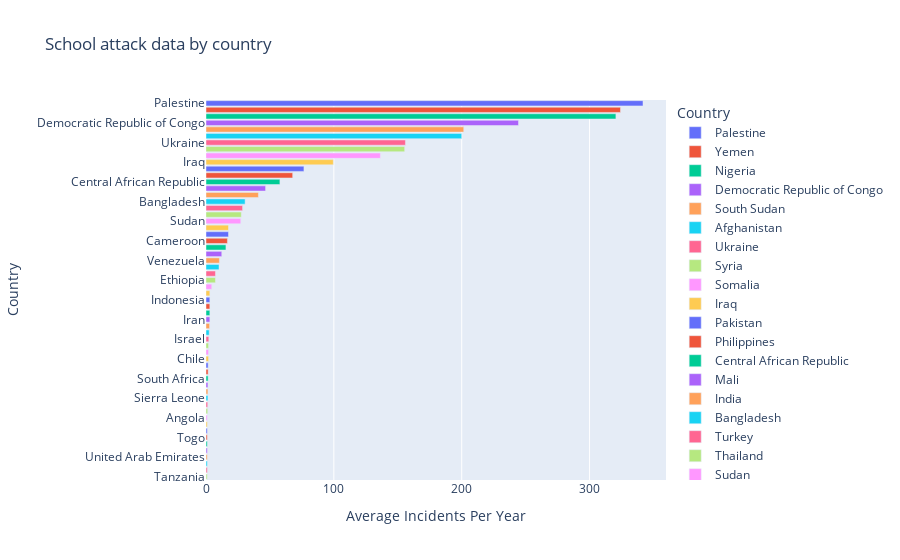

The cell this chart's notebook holds for it:
### Code cell
fig = px.bar(finaldf, x="Average Incidents Per Year", y='Country', color="Country", hover_data=['Average People Harmed Per Year'],orientation='h', title='School attack data by country')
fig.show()

### Figure 1 — Plotly figure (JSON) as saved in the notebook; plotly's stock layout.template omitted (floating-point values rounded to 4 significant figures)
{"data": [{"alignmentgroup": "True", "customdata": [[184.6]], "hovertemplate": "Country=%{y}<br>Average Incidents Per Year=%{x}<br>Average People Harmed Per Year=%{customdata[0]}<extra></extra>", "legendgroup": "Palestine", "marker": {"color": "#636efa"}, "name": "Palestine", "offsetgroup": "Palestine", "orientation": "h", "showlegend": true, "textposition": "auto", "type": "bar", "x": [341.8], "xaxis": "x", "y": ["Palestine"], "yaxis": "y"}, {"alignmentgroup": "True", "customdata": [[57.4]], "hovertemplate": "Country=%{y}<br>Average Incidents Per Year=%{x}<br>Average People Harmed Per Year=%{customdata[0]}<extra></extra>", "legendgroup": "Yemen", "marker": {"color": "#EF553B"}, "name": "Yemen", "offsetgroup": "Yemen", "orientation": "h", "showlegend": true, "textposition": "auto", "type": "bar", "x": [324.2], "xaxis": "x", "y": ["Yemen"], "yaxis": "y"}, {"alignmentgroup": "True", "customdata": [[268]], "hovertemplate": "Country=%{y}<br>Average Incidents Per Year=%{x}<br>Average People Harmed Per Year=%{customdata[0]}<extra></extra>", "legendgroup": "Nigeria", "marker": {"color": "#00cc96"}, "name": "Nigeria", "offsetgroup": "Nigeria", "orientation": "h", "showlegend": true, "textposition": "auto", "type": "bar", "x": [320.6], "xaxis": "x", "y": ["Nigeria"], "yaxis": "y"}, {"alignmentgroup": "True", "customdata": [[25.6]], "hovertemplate": "Country=%{y}<br>Average Incidents Per Year=%{x}<br>Average People Harmed Per Year=%{customdata[0]}<extra></extra>", "legendgroup": "Democratic Republic of Congo", "marker": {"color": "#ab63fa"}, "name": "Democratic Republic of Congo", "offsetgroup": "Democratic Republic of Congo", "orientation": "h", "showlegend": true, "textposition": "auto", "type": "bar", "x": [244.4], "xaxis": "x", "y": ["Democratic Republic of Congo"], "yaxis": "y"}, {"alignmentgroup": "True", "customdata": [[186.2]], "hovertemplate": "Country=%{y}<br>Average Incidents Per Year=%{x}<br>Average People Harmed Per Year=%{customdata[0]}<extra></extra>", "legendgroup": "South Sudan", "marker": {"color": "#FFA15A"}, "name": "South Sudan", "offsetgroup": "South Sudan", "orientation": "h", "showlegend": true, "textposition": "auto", "type": "bar", "x": [201.6], "xaxis": "x", "y": ["South Sudan"], "yaxis": "y"}, {"alignmentgroup": "True", "customdata": [[177.6]], "hovertemplate": "Country=%{y}<br>Average Incidents Per Year=%{x}<br>Average People Harmed Per Year=%{customdata[0]}<extra></extra>", "legendgroup": "Afghanistan", "marker": {"color": "#19d3f3"}, "name": "Afghanistan", "offsetgroup": "Afghanistan", "orientation": "h", "showlegend": true, "textposition": "auto", "type": "bar", "x": [200], "xaxis": "x", "y": ["Afghanistan"], "yaxis": "y"}, {"alignmentgroup": "True", "customdata": [[4]], "hovertemplate": "Country=%{y}<br>Average Incidents Per Year=%{x}<br>Average People Harmed Per Year=%{customdata[0]}<extra></extra>", "legendgroup": "Ukraine", "marker": {"color": "#FF6692"}, "name": "Ukraine", "offsetgroup": "Ukraine", "orientation": "h", "showlegend": true, "textposition": "auto", "type": "bar", "x": [156], "xaxis": "x", "y": ["Ukraine"], "yaxis": "y"}, {"alignmentgroup": "True", "customdata": [[348.8]], "hovertemplate": "Country=%{y}<br>Average Incidents Per Year=%{x}<br>Average People Harmed Per Year=%{customdata[0]}<extra></extra>", "legendgroup": "Syria", "marker": {"color": "#B6E880"}, "name": "Syria", "offsetgroup": "Syria", "orientation": "h", "showlegend": true, "textposition": "auto", "type": "bar", "x": [155.4], "xaxis": "x", "y": ["Syria"], "yaxis": "y"}, {"alignmentgroup": "True", "customdata": [[115.8]], "hovertemplate": "Country=%{y}<br>Average Incidents Per Year=%{x}<br>Average People Harmed Per Year=%{customdata[0]}<extra></extra>", "legendgroup": "Somalia", "marker": {"color": "#FF97FF"}, "name": "Somalia", "offsetgroup": "Somalia", "orientation": "h", "showlegend": true, "textposition": "auto", "type": "bar", "x": [136.4], "xaxis": "x", "y": ["Somalia"], "yaxis": "y"}, {"alignmentgroup": "True", "customdata": [[132.6]], "hovertemplate": "Country=%{y}<br>Average Incidents Per Year=%{x}<br>Average People Harmed Per Year=%{customdata[0]}<extra></extra>", "legendgroup": "Iraq", "marker": {"color": "#FECB52"}, "name": "Iraq", "offsetgroup": "Iraq", "orientation": "h", "showlegend": true, "textposition": "auto", "type": "bar", "x": [99.6], "xaxis": "x", "y": ["Iraq"], "yaxis": "y"}, {"alignmentgroup": "True", "customdata": [[116.2]], "hovertemplate": "Country=%{y}<br>Average Incidents Per Year=%{x}<br>Average People Harmed Per Year=%{customdata[0]}<extra></extra>", "legendgroup": "Pakistan", "marker": {"color": "#636efa"}, "name": "Pakistan", "offsetgroup": "Pakistan", "orientation": "h", "showlegend": true, "textposition": "auto", "type": "bar", "x": [76.6], "xaxis": "x", "y": ["Pakistan"], "yaxis": "y"}, {"alignmentgroup": "True", "customdata": [[287.8]], "hovertemplate": "Country=%{y}<br>Average Incidents Per Year=%{x}<br>Average People Harmed Per Year=%{customdata[0]}<extra></extra>", "legendgroup": "Philippines", "marker": {"color": "#EF553B"}, "name": "Philippines", "offsetgroup": "Philippines", "orientation": "h", "showlegend": true, "textposition": "auto", "type": "bar", "x": [67.8], "xaxis": "x", "y": ["Philippines"], "yaxis": "y"}, {"alignmentgroup": "True", "customdata": [[25.25]], "hovertemplate": "Country=%{y}<br>Average Incidents Per Year=%{x}<br>Average People Harmed Per Year=%{customdata[0]}<extra></extra>", "legendgroup": "Central African Republic", "marker": {"color": "#00cc96"}, "name": "Central African Republic", "offsetgroup": "Central African Republic", "orientation": "h", "showlegend": true, "textposition": "auto", "type": "bar", "x": [57.8], "xaxis": "x", "y": ["Central African Republic"], "yaxis": "y"}, {"alignmentgroup": "True", "customdata": [[38.5]], "hovertemplate": "Country=%{y}<br>Average Incidents Per Year=%{x}<br>Average People Harmed Per Year=%{customdata[0]}<extra></extra>", "legendgroup": "Mali", "marker": {"color": "#ab63fa"}, "name": "Mali", "offsetgroup": "Mali", "orientation": "h", "showlegend": true, "textposition": "auto", "type": "bar", "x": [46.6], "xaxis": "x", "y": ["Mali"], "yaxis": "y"}, {"alignmentgroup": "True", "customdata": [[156.2]], "hovertemplate": "Country=%{y}<br>Average Incidents Per Year=%{x}<br>Average People Harmed Per Year=%{customdata[0]}<extra></extra>", "legendgroup": "India", "marker": {"color": "#FFA15A"}, "name": "India", "offsetgroup": "India", "orientation": "h", "showlegend": true, "textposition": "auto", "type": "bar", "x": [41], "xaxis": "x", "y": ["India"], "yaxis": "y"}, {"alignmentgroup": "True", "customdata": [[12]], "hovertemplate": "Country=%{y}<br>Average Incidents Per Year=%{x}<br>Average People Harmed Per Year=%{customdata[0]}<extra></extra>", "legendgroup": "Bangladesh", "marker": {"color": "#19d3f3"}, "name": "Bangladesh", "offsetgroup": "Bangladesh", "orientation": "h", "showlegend": true, "textposition": "auto", "type": "bar", "x": [30.6], "xaxis": "x", "y": ["Bangladesh"], "yaxis": "y"}, {"alignmentgroup": "True", "customdata": [[308.2]], "hovertemplate": "Country=%{y}<br>Average Incidents Per Year=%{x}<br>Average People Harmed Per Year=%{customdata[0]}<extra></extra>", "legendgroup": "Turkey", "marker": {"color": "#FF6692"}, "name": "Turkey", "offsetgroup": "Turkey", "orientation": "h", "showlegend": true, "textposition": "auto", "type": "bar", "x": [28.6], "xaxis": "x", "y": ["Turkey"], "yaxis": "y"}, {"alignmentgroup": "True", "customdata": [[46.8]], "hovertemplate": "Country=%{y}<br>Average Incidents Per Year=%{x}<br>Average People Harmed Per Year=%{customdata[0]}<extra></extra>", "legendgroup": "Thailand", "marker": {"color": "#B6E880"}, "name": "Thailand", "offsetgroup": "Thailand", "orientation": "h", "showlegend": true, "textposition": "auto", "type": "bar", "x": [27.6], "xaxis": "x", "y": ["Thailand"], "yaxis": "y"}, {"alignmentgroup": "True", "customdata": [[140.2]], "hovertemplate": "Country=%{y}<br>Average Incidents Per Year=%{x}<br>Average People Harmed Per Year=%{customdata[0]}<extra></extra>", "legendgroup": "Sudan", "marker": {"color": "#FF97FF"}, "name": "Sudan", "offsetgroup": "Sudan", "orientation": "h", "showlegend": true, "textposition": "auto", "type": "bar", "x": [27.2], "xaxis": "x", "y": ["Sudan"], "yaxis": "y"}, {"alignmentgroup": "True", "customdata": [[10]], "hovertemplate": "Country=%{y}<br>Average Incidents Per Year=%{x}<br>Average People Harmed Per Year=%{customdata[0]}<extra></extra>", "legendgroup": "Libya", "marker": {"color": "#FECB52"}, "name": "Libya", "offsetgroup": "Libya", "orientation": "h", "showlegend": true, "textposition": "auto", "type": "bar", "x": [17.6], "xaxis": "x", "y": ["Libya"], "yaxis": "y"}, {"alignmentgroup": "True", "customdata": [[39.4]], "hovertemplate": "Country=%{y}<br>Average Incidents Per Year=%{x}<br>Average People Harmed Per Year=%{customdata[0]}<extra></extra>", "legendgroup": "Colombia", "marker": {"color": "#636efa"}, "name": "Colombia", "offsetgroup": "Colombia", "orientation": "h", "showlegend": true, "textposition": "auto", "type": "bar", "x": [17.6], "xaxis": "x", "y": ["Colombia"], "yaxis": "y"}, {"alignmentgroup": "True", "customdata": [[26.75]], "hovertemplate": "Country=%{y}<br>Average Incidents Per Year=%{x}<br>Average People Harmed Per Year=%{customdata[0]}<extra></extra>", "legendgroup": "Cameroon", "marker": {"color": "#EF553B"}, "name": "Cameroon", "offsetgroup": "Cameroon", "orientation": "h", "showlegend": true, "textposition": "auto", "type": "bar", "x": [16.75], "xaxis": "x", "y": ["Cameroon"], "yaxis": "y"}, {"alignmentgroup": "True", "customdata": [[254.8]], "hovertemplate": "Country=%{y}<br>Average Incidents Per Year=%{x}<br>Average People Harmed Per Year=%{customdata[0]}<extra></extra>", "legendgroup": "Egypt", "marker": {"color": "#00cc96"}, "name": "Egypt", "offsetgroup": "Egypt", "orientation": "h", "showlegend": true, "textposition": "auto", "type": "bar", "x": [15.6], "xaxis": "x", "y": ["Egypt"], "yaxis": "y"}, {"alignmentgroup": "True", "customdata": [[60.67]], "hovertemplate": "Country=%{y}<br>Average Incidents Per Year=%{x}<br>Average People Harmed Per Year=%{customdata[0]}<extra></extra>", "legendgroup": "Burundi", "marker": {"color": "#ab63fa"}, "name": "Burundi", "offsetgroup": "Burundi", "orientation": "h", "showlegend": true, "textposition": "auto", "type": "bar", "x": [12.33], "xaxis": "x", "y": ["Burundi"], "yaxis": "y"}, {"alignmentgroup": "True", "customdata": [[165.2]], "hovertemplate": "Country=%{y}<br>Average Incidents Per Year=%{x}<br>Average People Harmed Per Year=%{customdata[0]}<extra></extra>", "legendgroup": "Venezuela", "marker": {"color": "#FFA15A"}, "name": "Venezuela", "offsetgroup": "Venezuela", "orientation": "h", "showlegend": true, "textposition": "auto", "type": "bar", "x": [10.5], "xaxis": "x", "y": ["Venezuela"], "yaxis": "y"}, {"alignmentgroup": "True", "customdata": [[43.75]], "hovertemplate": "Country=%{y}<br>Average Incidents Per Year=%{x}<br>Average People Harmed Per Year=%{customdata[0]}<extra></extra>", "legendgroup": "Myanmar", "marker": {"color": "#19d3f3"}, "name": "Myanmar", "offsetgroup": "Myanmar", "orientation": "h", "showlegend": true, "textposition": "auto", "type": "bar", "x": [10.2], "xaxis": "x", "y": ["Myanmar"], "yaxis": "y"}, {"alignmentgroup": "True", "customdata": [[91.6]], "hovertemplate": "Country=%{y}<br>Average Incidents Per Year=%{x}<br>Average People Harmed Per Year=%{customdata[0]}<extra></extra>", "legendgroup": "Kenya", "marker": {"color": "#FF6692"}, "name": "Kenya", "offsetgroup": "Kenya", "orientation": "h", "showlegend": true, "textposition": "auto", "type": "bar", "x": [7.4], "xaxis": "x", "y": ["Kenya"], "yaxis": "y"}, {"alignmentgroup": "True", "customdata": [[48]], "hovertemplate": "Country=%{y}<br>Average Incidents Per Year=%{x}<br>Average People Harmed Per Year=%{customdata[0]}<extra></extra>", "legendgroup": "Ethiopia", "marker": {"color": "#B6E880"}, "name": "Ethiopia", "offsetgroup": "Ethiopia", "orientation": "h", "showlegend": true, "textposition": "auto", "type": "bar", "x": [7.4], "xaxis": "x", "y": ["Ethiopia"], "yaxis": "y"}, {"alignmentgroup": "True", "customdata": [[5.75]], "hovertemplate": "Country=%{y}<br>Average Incidents Per Year=%{x}<br>Average People Harmed Per Year=%{customdata[0]}<extra></extra>", "legendgroup": "Russia", "marker": {"color": "#FF97FF"}, "name": "Russia", "offsetgroup": "Russia", "orientation": "h", "showlegend": true, "textposition": "auto", "type": "bar", "x": [4.5], "xaxis": "x", "y": ["Russia"], "yaxis": "y"}, {"alignmentgroup": "True", "customdata": [[17.33]], "hovertemplate": "Country=%{y}<br>Average Incidents Per Year=%{x}<br>Average People Harmed Per Year=%{customdata[0]}<extra></extra>", "legendgroup": "Zimbabwe", "marker": {"color": "#FECB52"}, "name": "Zimbabwe", "offsetgroup": "Zimbabwe", "orientation": "h", "showlegend": true, "textposition": "auto", "type": "bar", "x": [3], "xaxis": "x", "y": ["Zimbabwe"], "yaxis": "y"}, {"alignmentgroup": "True", "customdata": [[7.75]], "hovertemplate": "Country=%{y}<br>Average Incidents Per Year=%{x}<br>Average People Harmed Per Year=%{customdata[0]}<extra></extra>", "legendgroup": "Indonesia", "marker": {"color": "#636efa"}, "name": "Indonesia", "offsetgroup": "Indonesia", "orientation": "h", "showlegend": true, "textposition": "auto", "type": "bar", "x": [3], "xaxis": "x", "y": ["Indonesia"], "yaxis": "y"}, {"alignmentgroup": "True", "customdata": [[3]], "hovertemplate": "Country=%{y}<br>Average Incidents Per Year=%{x}<br>Average People Harmed Per Year=%{customdata[0]}<extra></extra>", "legendgroup": "Sweden", "marker": {"color": "#EF553B"}, "name": "Sweden", "offsetgroup": "Sweden", "orientation": "h", "showlegend": true, "textposition": "auto", "type": "bar", "x": [3], "xaxis": "x", "y": ["Sweden"], "yaxis": "y"}, {"alignmentgroup": "True", "customdata": [[2]], "hovertemplate": "Country=%{y}<br>Average Incidents Per Year=%{x}<br>Average People Harmed Per Year=%{customdata[0]}<extra></extra>", "legendgroup": "Niger", "marker": {"color": "#00cc96"}, "name": "Niger", "offsetgroup": "Niger", "orientation": "h", "showlegend": true, "textposition": "auto", "type": "bar", "x": [3], "xaxis": "x", "y": ["Niger"], "yaxis": "y"}, {"alignmentgroup": "True", "customdata": [[46.67]], "hovertemplate": "Country=%{y}<br>Average Incidents Per Year=%{x}<br>Average People Harmed Per Year=%{customdata[0]}<extra></extra>", "legendgroup": "Iran", "marker": {"color": "#ab63fa"}, "name": "Iran", "offsetgroup": "Iran", "orientation": "h", "showlegend": true, "textposition": "auto", "type": "bar", "x": [3], "xaxis": "x", "y": ["Iran"], "yaxis": "y"}, {"alignmentgroup": "True", "customdata": [[5]], "hovertemplate": "Country=%{y}<br>Average Incidents Per Year=%{x}<br>Average People Harmed Per Year=%{customdata[0]}<extra></extra>", "legendgroup": "Lebanon", "marker": {"color": "#FFA15A"}, "name": "Lebanon", "offsetgroup": "Lebanon", "orientation": "h", "showlegend": true, "textposition": "auto", "type": "bar", "x": [2.8], "xaxis": "x", "y": ["Lebanon"], "yaxis": "y"}, {"alignmentgroup": "True", "customdata": [[11.5]], "hovertemplate": "Country=%{y}<br>Average Incidents Per Year=%{x}<br>Average People Harmed Per Year=%{customdata[0]}<extra></extra>", "legendgroup": "Sri Lanka", "marker": {"color": "#19d3f3"}, "name": "Sri Lanka", "offsetgroup": "Sri Lanka", "orientation": "h", "showlegend": true, "textposition": "auto", "type": "bar", "x": [2.5], "xaxis": "x", "y": ["Sri Lanka"], "yaxis": "y"}, {"alignmentgroup": "True", "customdata": [[1]], "hovertemplate": "Country=%{y}<br>Average Incidents Per Year=%{x}<br>Average People Harmed Per Year=%{customdata[0]}<extra></extra>", "legendgroup": "Israel", "marker": {"color": "#FF6692"}, "name": "Israel", "offsetgroup": "Israel", "orientation": "h", "showlegend": true, "textposition": "auto", "type": "bar", "x": [2.2], "xaxis": "x", "y": ["Israel"], "yaxis": "y"}, {"alignmentgroup": "True", "customdata": [[27]], "hovertemplate": "Country=%{y}<br>Average Incidents Per Year=%{x}<br>Average People Harmed Per Year=%{customdata[0]}<extra></extra>", "legendgroup": "Malawi", "marker": {"color": "#B6E880"}, "name": "Malawi", "offsetgroup": "Malawi", "orientation": "h", "showlegend": true, "textposition": "auto", "type": "bar", "x": [2], "xaxis": "x", "y": ["Malawi"], "yaxis": "y"}, {"alignmentgroup": "True", "customdata": [[10]], "hovertemplate": "Country=%{y}<br>Average Incidents Per Year=%{x}<br>Average People Harmed Per Year=%{customdata[0]}<extra></extra>", "legendgroup": "Chad", "marker": {"color": "#FF97FF"}, "name": "Chad", "offsetgroup": "Chad", "orientation": "h", "showlegend": true, "textposition": "auto", "type": "bar", "x": [2], "xaxis": "x", "y": ["Chad"], "yaxis": "y"}, {"alignmentgroup": "True", "customdata": [[43.5]], "hovertemplate": "Country=%{y}<br>Average Incidents Per Year=%{x}<br>Average People Harmed Per Year=%{customdata[0]}<extra></extra>", "legendgroup": "Chile", "marker": {"color": "#FECB52"}, "name": "Chile", "offsetgroup": "Chile", "orientation": "h", "showlegend": true, "textposition": "auto", "type": "bar", "x": [2], "xaxis": "x", "y": ["Chile"], "yaxis": "y"}, {"alignmentgroup": "True", "customdata": [[3.667]], "hovertemplate": "Country=%{y}<br>Average Incidents Per Year=%{x}<br>Average People Harmed Per Year=%{customdata[0]}<extra></extra>", "legendgroup": "China", "marker": {"color": "#636efa"}, "name": "China", "offsetgroup": "China", "orientation": "h", "showlegend": true, "textposition": "auto", "type": "bar", "x": [1.667], "xaxis": "x", "y": ["China"], "yaxis": "y"}, {"alignmentgroup": "True", "customdata": [[1.333]], "hovertemplate": "Country=%{y}<br>Average Incidents Per Year=%{x}<br>Average People Harmed Per Year=%{customdata[0]}<extra></extra>", "legendgroup": "Bahrain", "marker": {"color": "#EF553B"}, "name": "Bahrain", "offsetgroup": "Bahrain", "orientation": "h", "showlegend": true, "textposition": "auto", "type": "bar", "x": [1.667], "xaxis": "x", "y": ["Bahrain"], "yaxis": "y"}, {"alignmentgroup": "True", "customdata": [[2.5]], "hovertemplate": "Country=%{y}<br>Average Incidents Per Year=%{x}<br>Average People Harmed Per Year=%{customdata[0]}<extra></extra>", "legendgroup": "South Africa", "marker": {"color": "#00cc96"}, "name": "South Africa", "offsetgroup": "South Africa", "orientation": "h", "showlegend": true, "textposition": "auto", "type": "bar", "x": [1.667], "xaxis": "x", "y": ["South Africa"], "yaxis": "y"}, {"alignmentgroup": "True", "customdata": [[2]], "hovertemplate": "Country=%{y}<br>Average Incidents Per Year=%{x}<br>Average People Harmed Per Year=%{customdata[0]}<extra></extra>", "legendgroup": "Vietnam", "marker": {"color": "#ab63fa"}, "name": "Vietnam", "offsetgroup": "Vietnam", "orientation": "h", "showlegend": true, "textposition": "auto", "type": "bar", "x": [1.5], "xaxis": "x", "y": ["Vietnam"], "yaxis": "y"}, {"alignmentgroup": "True", "customdata": [[13]], "hovertemplate": "Country=%{y}<br>Average Incidents Per Year=%{x}<br>Average People Harmed Per Year=%{customdata[0]}<extra></extra>", "legendgroup": "Papua New Guinea", "marker": {"color": "#FFA15A"}, "name": "Papua New Guinea", "offsetgroup": "Papua New Guinea", "orientation": "h", "showlegend": true, "textposition": "auto", "type": "bar", "x": [1.5], "xaxis": "x", "y": ["Papua New Guinea"], "yaxis": "y"}, {"alignmentgroup": "True", "customdata": [[1]], "hovertemplate": "Country=%{y}<br>Average Incidents Per Year=%{x}<br>Average People Harmed Per Year=%{customdata[0]}<extra></extra>", "legendgroup": "Sierra Leone", "marker": {"color": "#19d3f3"}, "name": "Sierra Leone", "offsetgroup": "Sierra Leone", "orientation": "h", "showlegend": true, "textposition": "auto", "type": "bar", "x": [1.5], "xaxis": "x", "y": ["Sierra Leone"], "yaxis": "y"}, {"alignmentgroup": "True", "customdata": [[2]], "hovertemplate": "Country=%{y}<br>Average Incidents Per Year=%{x}<br>Average People Harmed Per Year=%{customdata[0]}<extra></extra>", "legendgroup": "Swaziland", "marker": {"color": "#FF6692"}, "name": "Swaziland", "offsetgroup": "Swaziland", "orientation": "h", "showlegend": true, "textposition": "auto", "type": "bar", "x": [1.333], "xaxis": "x", "y": ["Swaziland"], "yaxis": "y"}, {"alignmentgroup": "True", "customdata": [[10]], "hovertemplate": "Country=%{y}<br>Average Incidents Per Year=%{x}<br>Average People Harmed Per Year=%{customdata[0]}<extra></extra>", "legendgroup": "Uganda", "marker": {"color": "#B6E880"}, "name": "Uganda", "offsetgroup": "Uganda", "orientation": "h", "showlegend": true, "textposition": "auto", "type": "bar", "x": [1.333], "xaxis": "x", "y": ["Uganda"], "yaxis": "y"}, {"alignmentgroup": "True", "customdata": [[11.5]], "hovertemplate": "Country=%{y}<br>Average Incidents Per Year=%{x}<br>Average People Harmed Per Year=%{customdata[0]}<extra></extra>", "legendgroup": "Angola", "marker": {"color": "#FF97FF"}, "name": "Angola", "offsetgroup": "Angola", "orientation": "h", "showlegend": true, "textposition": "auto", "type": "bar", "x": [1], "xaxis": "x", "y": ["Angola"], "yaxis": "y"}, {"alignmentgroup": "True", "customdata": [[28]], "hovertemplate": "Country=%{y}<br>Average Incidents Per Year=%{x}<br>Average People Harmed Per Year=%{customdata[0]}<extra></extra>", "legendgroup": "Senegal", "marker": {"color": "#FECB52"}, "name": "Senegal", "offsetgroup": "Senegal", "orientation": "h", "showlegend": true, "textposition": "auto", "type": "bar", "x": [1], "xaxis": "x", "y": ["Senegal"], "yaxis": "y"}, {"alignmentgroup": "True", "customdata": [[1]], "hovertemplate": "Country=%{y}<br>Average Incidents Per Year=%{x}<br>Average People Harmed Per Year=%{customdata[0]}<extra></extra>", "legendgroup": "Ecuador", "marker": {"color": "#636efa"}, "name": "Ecuador", "offsetgroup": "Ecuador", "orientation": "h", "showlegend": true, "textposition": "auto", "type": "bar", "x": [1], "xaxis": "x", "y": ["Ecuador"], "yaxis": "y"}, {"alignmentgroup": "True", "customdata": [[5]], "hovertemplate": "Country=%{y}<br>Average Incidents Per Year=%{x}<br>Average People Harmed Per Year=%{customdata[0]}<extra></extra>", "legendgroup": "Togo", "marker": {"color": "#EF553B"}, "name": "Togo", "offsetgroup": "Togo", "orientation": "h", "showlegend": true, "textposition": "auto", "type": "bar", "x": [1], "xaxis": "x", "y": ["Togo"], "yaxis": "y"}, {"alignmentgroup": "True", "customdata": [[1]], "hovertemplate": "Country=%{y}<br>Average Incidents Per Year=%{x}<br>Average People Harmed Per Year=%{customdata[0]}<extra></extra>", "legendgroup": "Malaysia", "marker": {"color": "#00cc96"}, "name": "Malaysia", "offsetgroup": "Malaysia", "orientation": "h", "showlegend": true, "textposition": "auto", "type": "bar", "x": [1], "xaxis": "x", "y": ["Malaysia"], "yaxis": "y"}, {"alignmentgroup": "True", "customdata": [[1]], "hovertemplate": "Country=%{y}<br>Average Incidents Per Year=%{x}<br>Average People Harmed Per Year=%{customdata[0]}<extra></extra>", "legendgroup": "Brazil", "marker": {"color": "#ab63fa"}, "name": "Brazil", "offsetgroup": "Brazil", "orientation": "h", "showlegend": true, "textposition": "auto", "type": "bar", "x": [1], "xaxis": "x", "y": ["Brazil"], "yaxis": "y"}, {"alignmentgroup": "True", "customdata": [[1]], "hovertemplate": "Country=%{y}<br>Average Incidents Per Year=%{x}<br>Average People Harmed Per Year=%{customdata[0]}<extra></extra>", "legendgroup": "United Arab Emirates", "marker": {"color": "#FFA15A"}, "name": "United Arab Emirates", "offsetgroup": "United Arab Emirates", "orientation": "h", "showlegend": true, "textposition": "auto", "type": "bar", "x": [1], "xaxis": "x", "y": ["United Arab Emirates"], "yaxis": "y"}, {"alignmentgroup": "True", "customdata": [[3]], "hovertemplate": "Country=%{y}<br>Average Incidents Per Year=%{x}<br>Average People Harmed Per Year=%{customdata[0]}<extra></extra>", "legendgroup": "Belarus", "marker": {"color": "#19d3f3"}, "name": "Belarus", "offsetgroup": "Belarus", "orientation": "h", "showlegend": true, "textposition": "auto", "type": "bar", "x": [1], "xaxis": "x", "y": ["Belarus"], "yaxis": "y"}, {"alignmentgroup": "True", "customdata": [[1]], "hovertemplate": "Country=%{y}<br>Average Incidents Per Year=%{x}<br>Average People Harmed Per Year=%{customdata[0]}<extra></extra>", "legendgroup": "Haiti", "marker": {"color": "#FF6692"}, "name": "Haiti", "offsetgroup": "Haiti", "orientation": "h", "showlegend": true, "textposition": "auto", "type": "bar", "x": [1], "xaxis": "x", "y": ["Haiti"], "yaxis": "y"}, {"alignmentgroup": "True", "customdata": [[31]], "hovertemplate": "Country=%{y}<br>Average Incidents Per Year=%{x}<br>Average People Harmed Per Year=%{customdata[0]}<extra></extra>", "legendgroup": "Tanzania", "marker": {"color": "#B6E880"}, "name": "Tanzania", "offsetgroup": "Tanzania", "orientation": "h", "showlegend": true, "textposition": "auto", "type": "bar", "x": [1], "xaxis": "x", "y": ["Tanzania"], "yaxis": "y"}], "layout": {"barmode": "relative", "legend": {"title": {"text": "Country"}, "tracegroupgap": 0}, "title": {"text": "School attack data by country"}, "xaxis": {"anchor": "y", "domain": [0, 1], "title": {"text": "Average Incidents Per Year"}}, "yaxis": {"anchor": "x", "categoryarray": ["Tanzania", "Haiti", "Belarus", "United Arab Emirates", "Brazil", "Malaysia", "Togo", "Ecuador", "Senegal", "Angola", "Uganda", "Swaziland", "Sierra Leone", "Papua New Guinea", "Vietnam", "South Africa", "Bahrain", "China", "Chile", "Chad", "Malawi", "Israel", "Sri Lanka", "Lebanon", "Iran", "Niger", "Sweden", "Indonesia", "Zimbabwe", "Russia", "Ethiopia", "Kenya", "Myanmar", "Venezuela", "Burundi", "Egypt", "Cameroon", "Colombia", "Libya", "Sudan", "Thailand", "Turkey", "Bangladesh", "India", "Mali", "Central African Republic", "Philippines", "Pakistan", "Iraq", "Somalia", "Syria", "Ukraine", "Afghanistan", "South Sudan", "Democratic Republic of Congo", "Nigeria", "Yemen", "Palestine"], "categoryorder": "array", "domain": [0, 1], "title": {"text": "Country"}}}}
